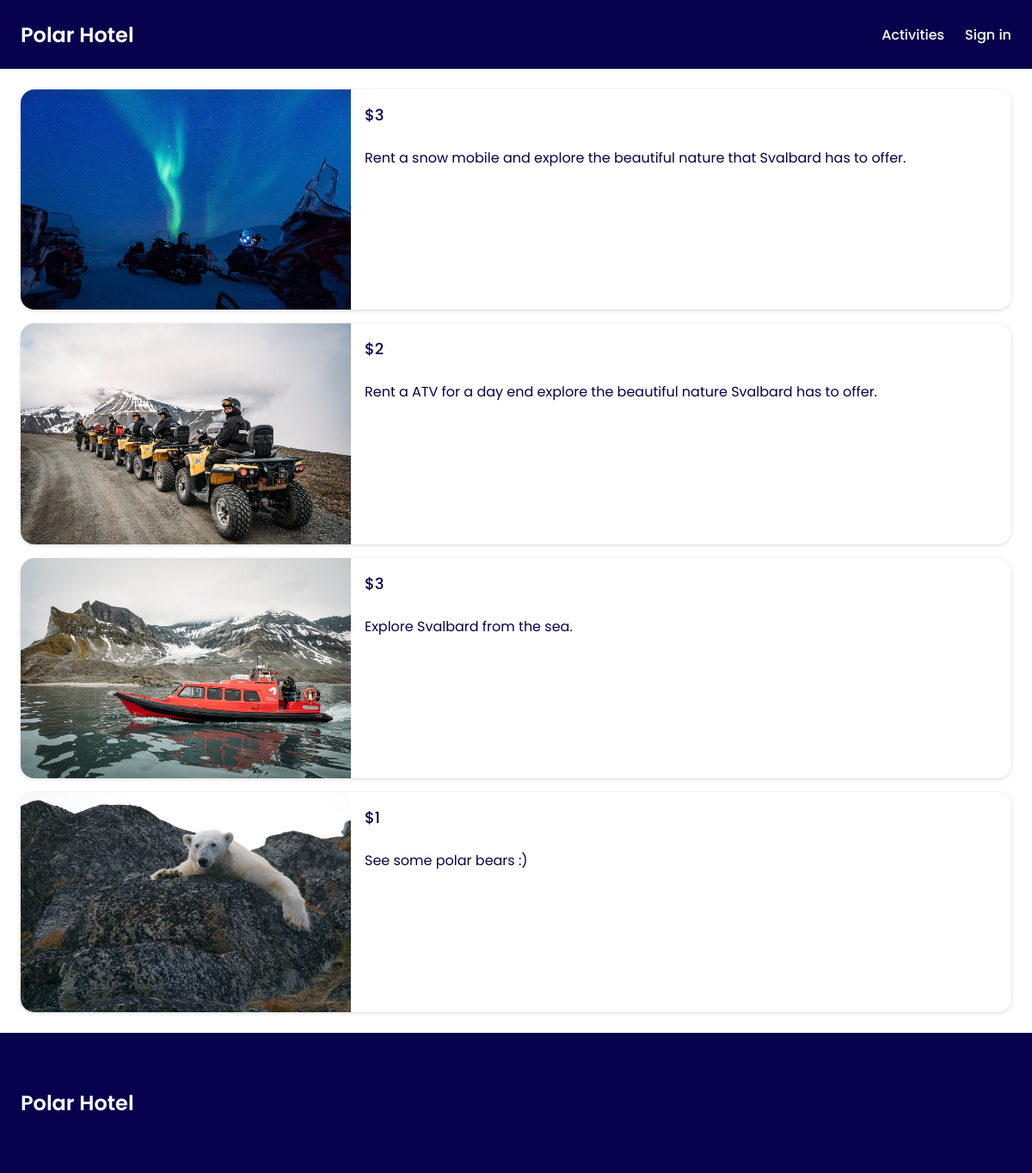
Page /activities.php on the earlier database version.
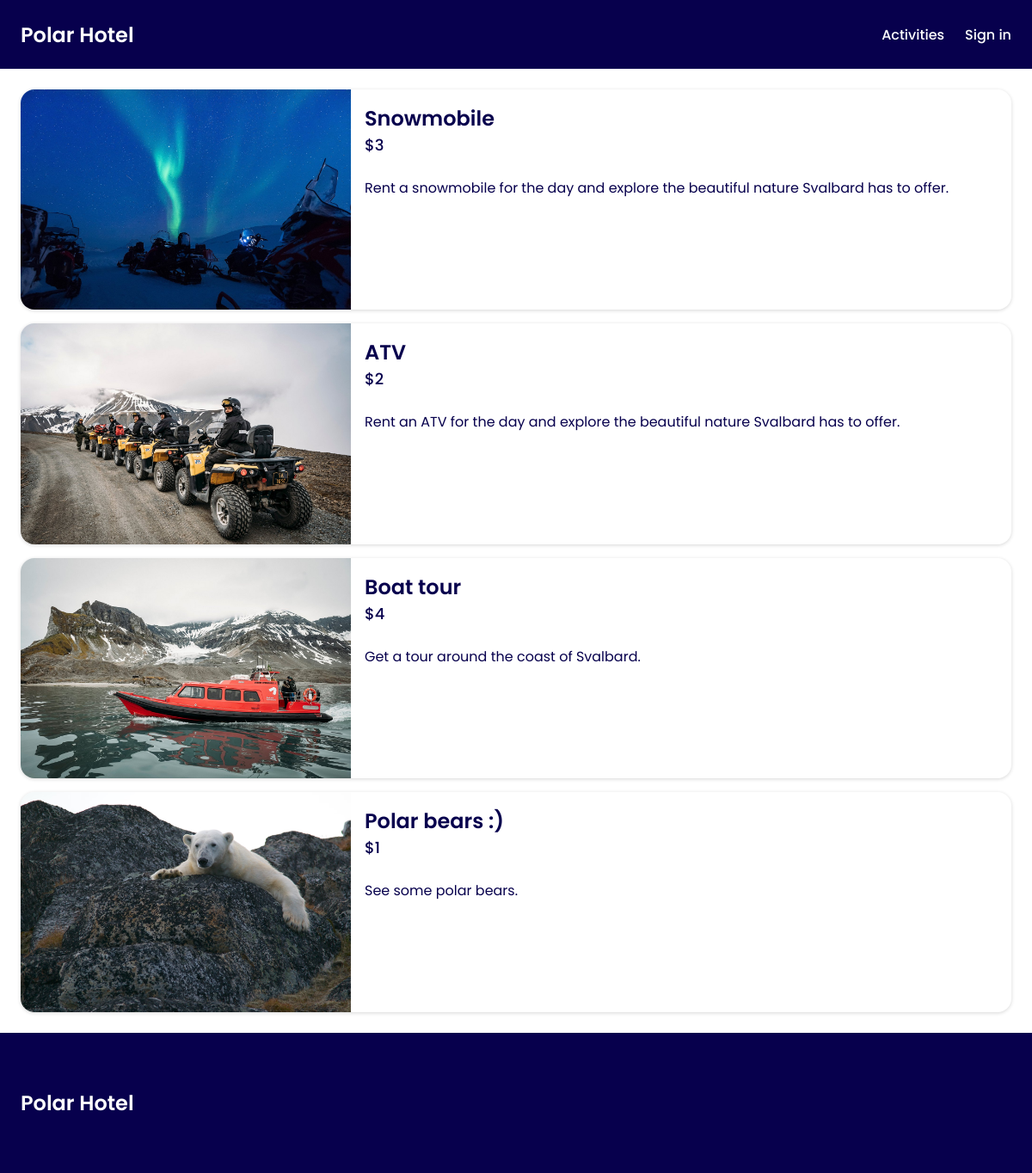
Same page on the later database version.
### tables this page shows
CREATE TABLE activities (
	id VARCHAR PRIMARY KEY,
	name VARCHAR,
	price INTEGER,
	description VARCHAR,
	image VARCHAR
);

### app/getActivities.php (called while the page is built, shortened)
<?php
require_once __DIR__ . "/../vendor/autoload.php";
$selectActivities = $db->query("SELECT * FROM activities");
$selectActivities->execute();
$activities = $selectActivities->fetchAll(PDO::FETCH_ASSOC);

### activities.php (the view, shortened to what this page needs)
<?php
require_once __DIR__ . "/views/header.php";
require_once __DIR__ . "/views/navigation.php";
require __DIR__ . "/app/getActivities.php";
?>
<main class="room-main max-w-section">
    <div class="activity-cards-container">
        <?php foreach ($activities as $activity) : ?>
            <div class="activity-card">
                <img src=<?= "assets/images/" . $activity["image"] ?> alt="activity">
                <div class="activity-card-info">
                    <h3><?= $activity["name"]; ?></h3>
                    <div class="price-sm"><?= "$" . $activity["price"]; ?></div>
                    <p><?= $activity["description"]; ?></p>
                </div>
            </div>
        <?php endforeach; ?>
    </div>
</main>
<?php require_once __DIR__ . "/views/footer.php"; ?>

### views/header.php (shortened to what this page needs)
<!DOCTYPE html>
<html lang="en">
<head>
    <link rel="stylesheet" href="https://cdnjs.cloudflare.com/ajax/libs/font-awesome/6.5.1/css/all.min.css" />
    <link rel="stylesheet" href="assets/style/style.css">
    <link rel="stylesheet" href="assets/style/mediaQuery.css">
</head>
<body>

### views/navigation.php (shortened to what this page needs)
<header>
    <a href="index.php" class="nav-logo">Polar Hotel</a>
    <nav class="desktop-nav">
        <a href="activities.php">Activities</a>
        <a href=<?= isset($_SESSION["admin"]) ? "app/logout.php" : "login.php" ?>><?= isset($_SESSION["admin"]) ? "Sign out" : "Sign in" ?></a>
    </nav>
</header>

### views/footer.php (shortened to what this page needs)
<footer>
    <div class="nav-logo">Polar Hotel</div>
</footer>
</body>
</html>

### assets/style/style.css (style rules this page uses)
:root { --dark-blue: #07004d; --blue: #28bafe; --light-blue: #e3f5fd; --white: #fff; --rounded-md: 16px; --rounded-sm: 8px; }
* { box-sizing: border-box; font-family: "Poppins", sans-serif; }
body { min-height: 100vh; background: var(--white); color: var(--dark-blue); margin: 0; padding: 0; }
footer { background: var(--dark-blue); color: var(--white); padding: 64px 24px; }
h1, h2, h3, p { margin: 0; }
h3 { font-size: 24px; font-weight: 600; }
a { color: var(--white); text-decoration: none; font-weight: 500; font-size: 1rem; }
header { display: flex; justify-content: space-between; align-items: center; padding: 16px 24px; width: 100%; height: 80px; background: var(--dark-blue); color: var(--white); position: fixed; top: 0; left: 0; z-index: 50; overflow-x: hidden; }
.nav-logo { user-select: none; font-size: 24px; font-weight: 600; }
.desktop-nav { display: flex; gap: 24px; }
.max-w-section { max-width: 1440px; width: 100%; margin: 0 auto; }
.room-main { min-height: 100vh; padding: 104px 24px 0 24px; }
.activity-cards-container { display: flex; flex-direction: column; gap: 16px; padding-bottom: 24px; }
.activity-card { display: flex; flex-direction: column; overflow: hidden; border-radius: var(--rounded-md); box-shadow: rgba(0, 0, 0, 0.16) 0px 1px 4px; }
.activity-card img { max-height: 300px; object-fit: cover; object-position: center; }
.activity-card-info { padding: 16px; }
.activity-card-info .price-sm { font-size: 18px; font-weight: 500; margin-bottom: 24px; }

### assets/style/mediaQuery.css (style rules this page uses)
@media (min-width: 700px) { .activity-card { flex-direction: row; } }
@media (min-width: 700px) { .activity-card img { width: calc(100% / 3); } }

Differences in the rows shown:
removed activities: image (picture), price "3", description "Rent a snow mobile and explore the beautiful nature that Svalbard has to offer."
removed activities: image (picture), price "2", description "Rent a ATV for a day end explore the beautiful nature Svalbard has to offer."
removed activities: image (picture), price "3", description "Explore Svalbard from the sea."
removed activities: image (picture), price "1", description "See some polar bears :)"
added activities: image (picture), name "Snowmobile", price "3", description "Rent a snowmobile for the day and explore the beautiful nature Svalbard has to offer."
added activities: image (picture), name "ATV", price "2", description "Rent an ATV for the day and explore the beautiful nature Svalbard has to offer."
added activities: image (picture), name "Boat tour", price "4", description "Get a tour around the coast of Svalbard."
added activities: image (picture), name "Polar bears :)", price "1", description "See some polar bears."
